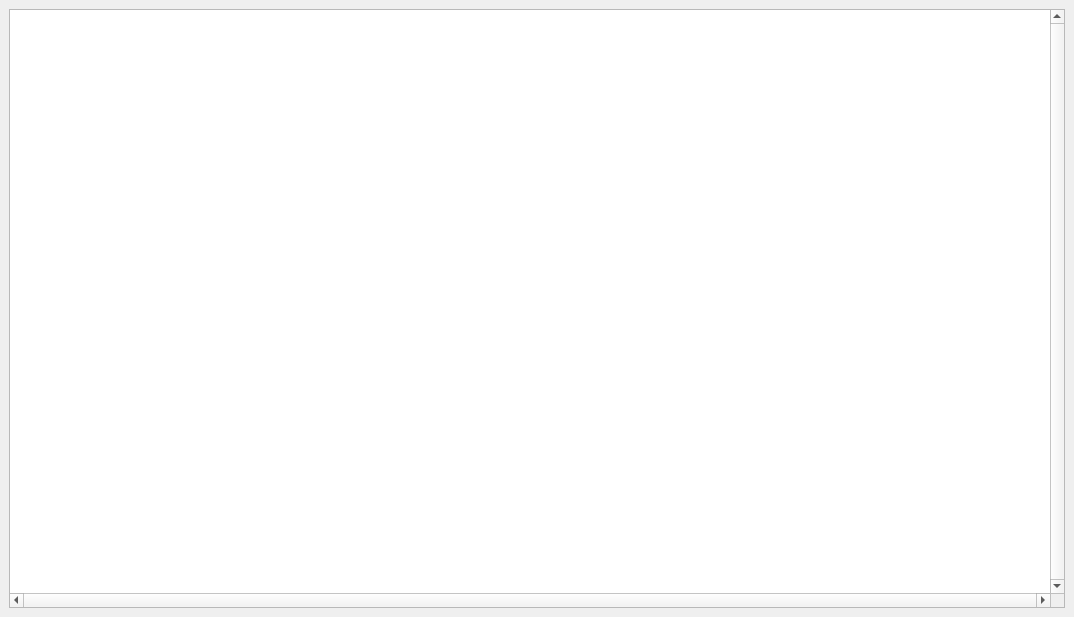
<?xml version="1.0" encoding="UTF-8"?>
<ui version="4.0">
 <class>MainWindow</class>
 <widget class="QMainWindow" name="MainWindow">
  <property name="geometry">
   <rect>
    <x>0</x>
    <y>0</y>
    <width>1074</width>
    <height>617</height>
   </rect>
  </property>
  <property name="windowTitle">
   <string>MainWindow</string>
  </property>
  <widget class="QWidget" name="centralwidget">
   <property name="sizePolicy">
    <sizepolicy hsizetype="Expanding" vsizetype="Expanding">
     <horstretch>0</horstretch>
     <verstretch>0</verstretch>
    </sizepolicy>
   </property>
   <property name="focusPolicy">
    <enum>Qt::NoFocus</enum>
   </property>
   <layout class="QHBoxLayout" name="horizontalLayout_2">
    <item>
     <layout class="QHBoxLayout" name="horizontalLayout">
      <item>
       <widget class="QGraphicsView" name="graphicsView">
        <property name="sizePolicy">
         <sizepolicy hsizetype="Minimum" vsizetype="Minimum">
          <horstretch>0</horstretch>
          <verstretch>0</verstretch>
         </sizepolicy>
        </property>
        <property name="verticalScrollBarPolicy">
         <enum>Qt::ScrollBarAlwaysOn</enum>
        </property>
        <property name="horizontalScrollBarPolicy">
         <enum>Qt::ScrollBarAlwaysOn</enum>
        </property>
        <property name="sizeAdjustPolicy">
         <enum>QAbstractScrollArea::AdjustToContents</enum>
        </property>
       </widget>
      </item>
     </layout>
    </item>
   </layout>
  </widget>
  <action name="actionExit">
   <property name="text">
    <string>Exit</string>
   </property>
  </action>
 </widget>
 <resources/>
 <connections/>
</ui>
